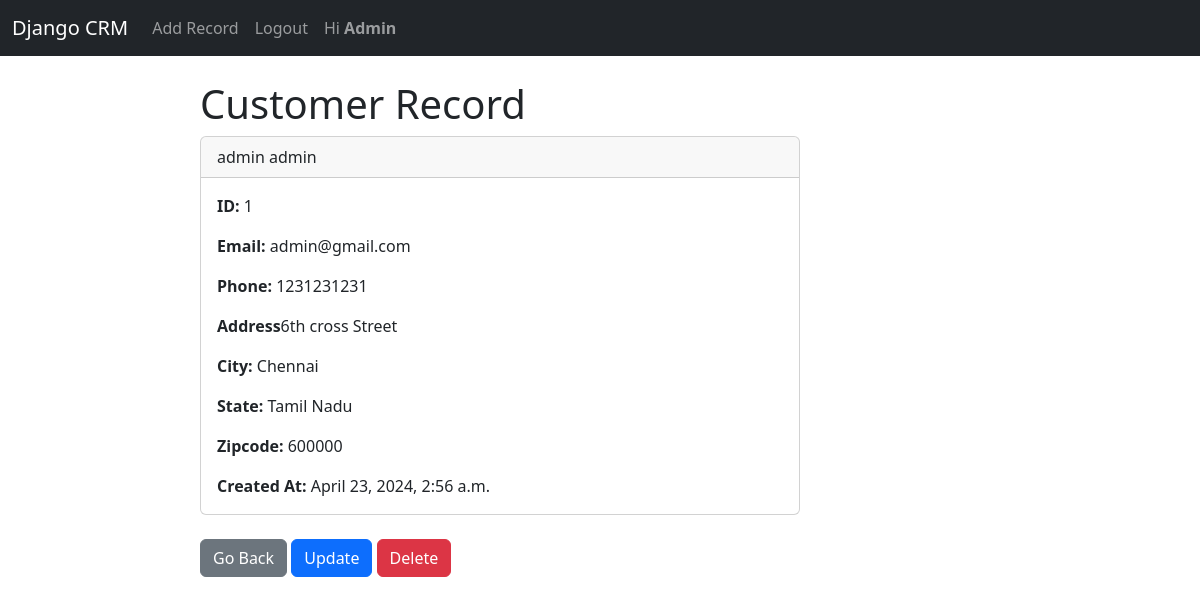
The page /record/1 (signed in) on the database its author committed.
### app/models.py (models this page shows)
class Record(models.Model):
    created_at = models.DateTimeField(auto_now_add=True)
    first_name = models.CharField(max_length=50)
    last_name = models.CharField(max_length=50)
    email = models.EmailField(max_length=100)
    phone = models.CharField(max_length=14)
    address = models.CharField(max_length=100)
    city = models.CharField(max_length=50)
    state = models.CharField(max_length=50)
    zipcode = models.CharField(max_length=20)
    def __str__(self):
        return (f"{self.first_name} {self.last_name}")

### app/views.py (the view)
# urls.py: path('record/<int:pk>', views.customer_record, name='record'),
def customer_record(request, pk):
    if request.user.is_authenticated:
        customer_record = Record.objects.get(id=pk)
        return render(request, 'record.html', {'customer_record': customer_record})
    else:
        messages.warning(request, 'You Must Be Logged In to View That Page')
        return redirect('home')

### app/templates/record.html
{% extends 'base.html' %}
{% block content%}
<h1>Customer Record</h1>
<div class="card">
    <div class="card-header">
        {{customer_record}}
    </div>
    <div class="card-body">
        <p class="card-text"><strong>ID: </strong>{{customer_record.id}}</p>
        <p class="card-text"><strong>Email: </strong>{{customer_record.email}}</p>
        <p class="card-text"><strong>Phone: </strong>{{customer_record.phone}}</p>
        <p class="card-text"><strong>Address</strong>{{customer_record.address}} </p>
        <p class="card-text"><strong>City: </strong>{{customer_record.city}}</p>
        <p class="card-text"><strong>State: </strong>{{customer_record.state}}</p>
        <p class="card-text"><strong>Zipcode: </strong>{{customer_record.zipcode}}</p>
        <p class="card-text"><strong>Created At: </strong>{{customer_record.created_at}}</p>
    </div>
</div><br>
<a href="{% url 'home' %}" class="btn btn-secondary">Go Back</a>
<a href="{% url 'update_record' customer_record.id%}" class="btn btn-primary">Update</a>
<a href="{% url 'delete_record' customer_record.id %}" class="btn btn-danger">Delete</a>
{% endblock %}

### app/templates/navbar.html (shortened to what this page needs)
<nav class="navbar navbar-expand-lg navbar-dark bg-dark">
    <div class="container-fluid">
        <a class="navbar-brand mb-0 h1" href="{% url 'home'  %}">Django CRM</a>
        <div class="collapse navbar-collapse" id="navbarSupportedContent">
            <ul class="navbar-nav me-auto mb-2 mb-lg-0">
                    {% if request.user.is_authenticated %}
                <li class="nav-item">
                    <a class="nav-link" href="{% url 'add_record' %}">Add Record</a>
                </li>
                <li class="nav-item">
                    <a class="nav-link" href="{% url 'logout' %}">Logout</a>
                </li>
                <li class="nav-item">
                    {% if request.user.is_superuser %}
                    <a class="nav-link" href="{% url 'admin:index' %}">Hi <strong>{{request.user | title}}</strong></a>
                    {% else %}
                    <a class="nav-link" href="{% url 'home' %}">Hi <strong>{{request.user | title}}</strong></a>
                    {% endif %}
                </li>
                {% endif %}
            </ul>
        </div>
    </div>
</nav>

### rows shown on the page
Record: first_name+last_name "admin admin", id "1", email "admin@gmail.com", phone "1231231231", address "6th cross Street", city "Chennai", state "Tamil Nadu", zipcode "600000", created_at "April 23, 2024, 2:56 a.m."

### other values the page prints
{{ request.user | title }} "Admin"
